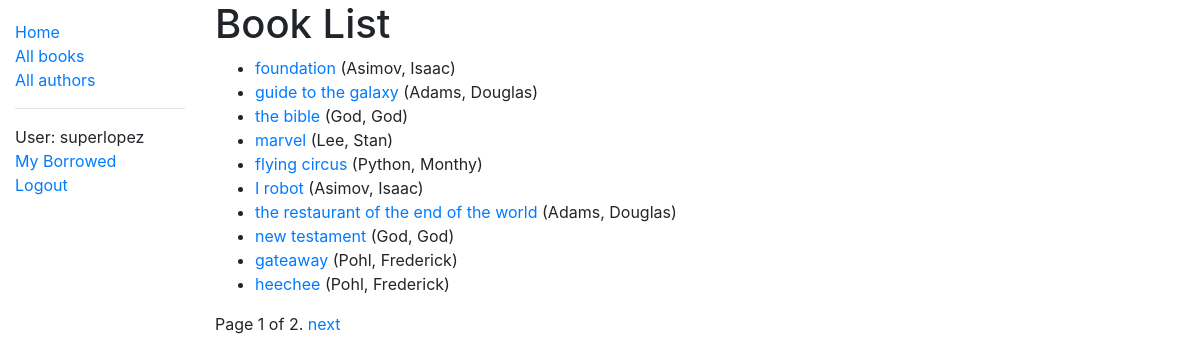
/catalog/books/ (signed in), run on an earlier commit of the app's database.
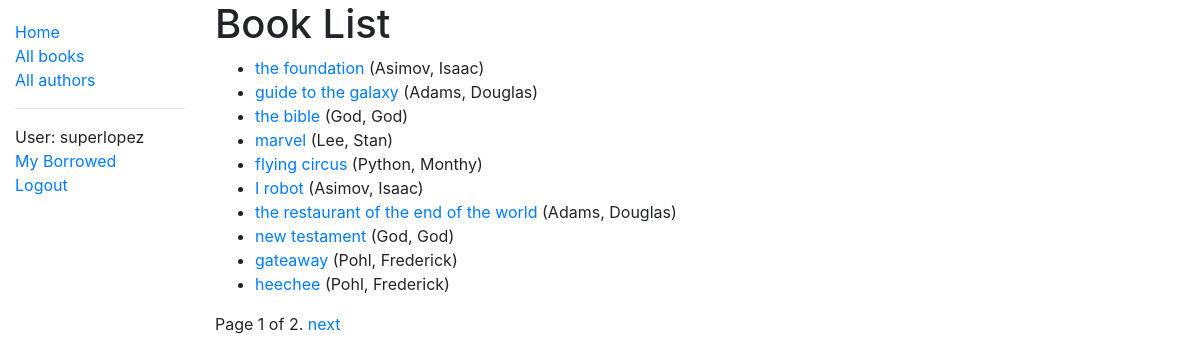
And on a later commit of the database.
### catalog/models.py (models this page shows, shortened)
class Book(models.Model):
    title = models.CharField(max_length=200)
    author = models.ForeignKey("Author", on_delete=models.SET_NULL, null=True)
    summary = models.TextField(
        max_length=1000, help_text="Enter a brief description of the book"
    )
    isbn = models.CharField(
        "ISBN",
        max_length=13,
        unique=True,
        help_text='13 Character <a href="https://www.isbn-international.org/content/what-isbn">ISBN number</a>',
    )
    genre = models.ManyToManyField(Genre, help_text="Select a genre for this book")
    language = models.ForeignKey("Language", on_delete=models.SET_NULL, null=True)
    def get_absolute_url(self):
        return reverse("book-detail", args=[str(self.id)])
    def display_genre(self):
        """Create a string for the Genre. This is required to display genre in Admin."""
        return ", ".join(genre.name for genre in self.genre.all()[:3])
    display_genre.short_description = "Genre"

class Author(models.Model):
    first_name = models.CharField(max_length=100)
    last_name = models.CharField(max_length=100)
    date_of_birth = models.DateField(null=True, blank=True)
    date_of_death = models.DateField("Died", null=True, blank=True)
    class Meta:
        ordering = ["last_name", "first_name"]
    def __str__(self):
        return f"{self.last_name}, {self.first_name}"

### catalog/views.py (the view)
# urls.py: path("books/", views.BookListView.as_view(), name="books"),
class BookListView(LoginRequiredMixin, generic.ListView):
    model = Book
    paginate_by = 10

### catalog/templates/catalog/book_list.html (shortened to what this page needs)
{% extends "base_generic.html" %}
{% block content %}
  <h1>Book List</h1>
  {% if book_list %}
  <ul>
    {% for book in book_list %}
      <li>
        <a href="{{ book.get_absolute_url }}">{{ book.title }}</a> ({{book.author}})
      </li>
    {% endfor %}
  </ul>
  {% else %}
    <p>There are no books in the library.</p>
  {% endif %}
{% endblock %}

What changed in the data, as far as the page shows it:
changed Book: title "foundation" → "the foundation"
